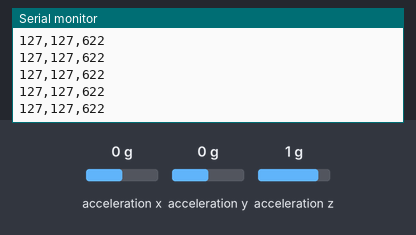
The sketch below on a simulated Arduino Uno, built with avr-gcc and run on an emulated ATmega328P. Parts: the last lines printed to the serial monitor. Inputs (shaded band) come from the test bench; at power-on: acceleration x 0 g, acceleration y 0 g, acceleration z 1 g.

Above: at 1.2 s.
1.3 s: acceleration x set to -1.4 g
At 2.0 s:
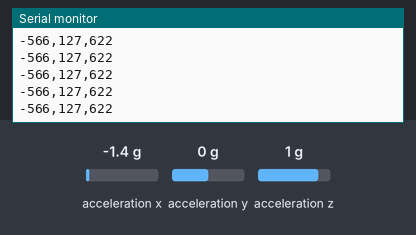
4.3 s: acceleration y set to -1.4 g
At 5.3 s:
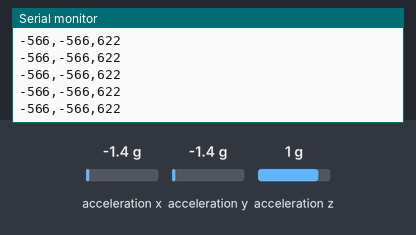
5.8 s: acceleration z set to -1.4 g
At 6.6 s:
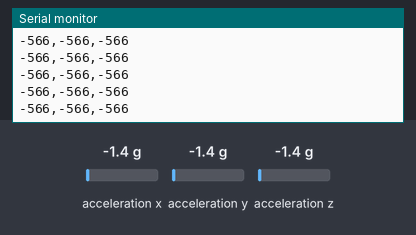
7.3 s: acceleration x set to 0 g
At 7.9 s:
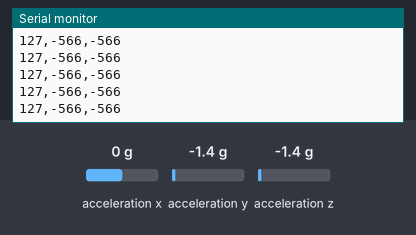
Timing chart, 0 to 10.3 s (numbered marks = the images above; inputs shaded):
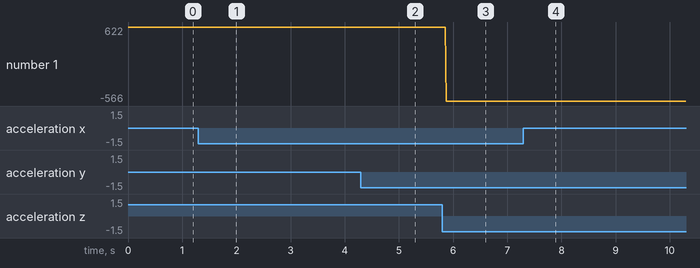

Measured:
- after the input at 1.3 s, the serial monitor: prints a new line after 0.07 s (image 1)
- after the input at 4.3 s, the serial monitor: prints a new line after 0.08 s (image 2)
- after the input at 5.8 s, the serial monitor: prints a new line after 0.07 s (image 3)
- after the input at 7.3 s, the serial monitor: prints a new line after 0.07 s (image 4)

The sketch:

accelDrawBT.ino
```cpp
#include <Wire.h>
#include <Adafruit_MMA8451.h>
#include <Adafruit_Sensor.h>

Adafruit_MMA8451 mma = Adafruit_MMA8451();


int firstSensor = 0;    // first analog sensor
int secondSensor = 0;   // second analog sensor
int thirdSensor = 0;    // digital sensor

void setup() {
  // configure the serial connection:
  Serial.begin(9600);

  if (! mma.begin()) {
    Serial.println("Couldnt start");
    while (1);
  }

  mma.setRange(MMA8451_RANGE_2_G);

}

void loop() {
  mma.read();
  firstSensor = map(mma.x,-4200,4200,0,254);
  secondSensor = map(mma.y,-4200,4200,0,254);
  thirdSensor = map(mma.z,-4200,4200,0,254);
  Serial.print(firstSensor);
  Serial.write(44);
  Serial.print(secondSensor);
  Serial.write(44);
  Serial.print(thirdSensor);
  Serial.write(10);
  //  Serial.print(firstSensor);
  //  Serial.print(",");
  //  Serial.print(secondSensor);
  //  Serial.print(",");
  //  Serial.println(thirdSensor);
  delay(5);
}
```
